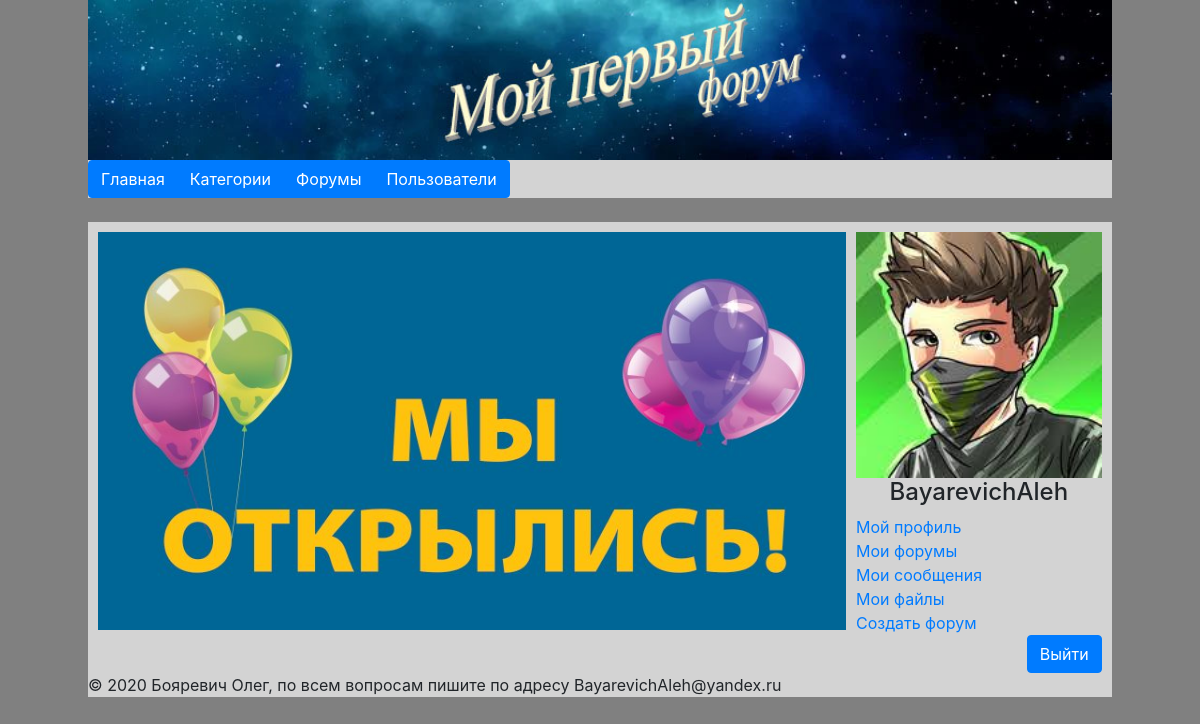
/ (signed in), run on the app's committed database.
### Forum/models.py (models this page shows, shortened)
class Users(AbstractUser):
    age = models.DateField(blank=True, null=True, verbose_name='Дата Рождения', )
    photo = models.ImageField(blank=True, upload_to='userphotos/', verbose_name='Фото')
    status = models.CharField(max_length=150, choices=STATUS_CHOICES, default='active', verbose_name='Статус')
    def get_absolute_url(self):
        return reverse('user', kwargs={"username": self.username})
    class Meta:
        verbose_name = 'Пользователь'
        verbose_name_plural = 'Пользователи'
        ordering = ['username']

### Forum/views.py (the view, shortened to what this page needs)
# urls.py: path('', HomePageView.as_view(), name='index'),
class HomePageView(TemplateView):
    template_name = 'Forum/index.html'
    title = 'Главная страница'
    def get_context_data(self, *, object_list=None, **kwargs):
        context = super(__class__, self).get_context_data(**kwargs)
        context['userform'] = UserLoginForm
        return context

### Forum/templates/Forum/index.html
{% extends 'base.html' %}
{% block content %}
    <div class="media" style="align-content: center">
        <div class="media-body" style="max-width: 1024px; display: block;
    margin-left: auto;
    margin-right: auto">
            <img src="static/media/welcomecards/opened.jpg" alt="Banner" width="100%">
        </div>
    </div>
{% endblock %}
{% block user %}
    {{ block.super }}
{% endblock %}

### templates/inc/_login.html (shortened to what this page needs)
{% load staticfiles %}
{% if request.user.is_authenticated %}
    {% if request.user.photo %}
        <img src="{% static request.user.photo.url %}" alt="Photo" width="100%">
    {% else %}
        <img src="{% static 'media/userphotos/nophoto.png' %}" alt="Photo" width="100%">
    {% endif %}
    <h4 align="center">{{ request.user.username }}</h4>
    <a href="{{ request.user.get_absolute_url }}">Мой профиль</a><br>
    <a href="{% url 'myforums' %}">Мои форумы</a><br>
    <a href="#">Мои сообщения</a><br>
    <a href="#">Мои файлы</a><br>
    <a href="{% url 'add_forum' %}">Создать форум</a><br>
        <div style="float: right">
            <a href="{% url 'logout' %}?url={{ request.path }}" class="btn btn-primary">Выйти</a>
        </div>
{% endif %}

### Forum/static/css/style.css (style rules this page uses)
body { background-color: gray; }

### data on the page
Users: photo (picture), user.username "BayarevichAleh"
